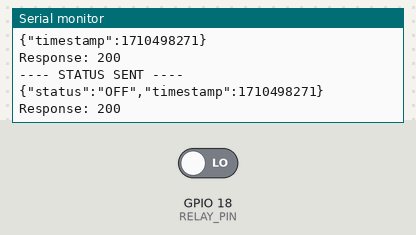
The sketch below on a simulated ESP32. On the bench: the last lines printed to the serial monitor. Inputs (shaded band) come from the test bench; at power-on: GPIO 18 (RELAY_PIN) LOW. WiFi joins after 1.5 s; servers stay silent unless stated; uploads are accepted with an empty reply; the local clock reads 2024-03-15 10:24:30 at power-on unless the sketch sets it.

Above: at 3.1 s.
3.2 s: GPIO 18 (RELAY_PIN) driven HIGH
At 4.8 s:
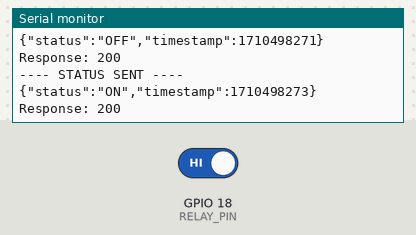
5.4 s: GPIO 18 (RELAY_PIN) driven LOW
At 6.6 s:
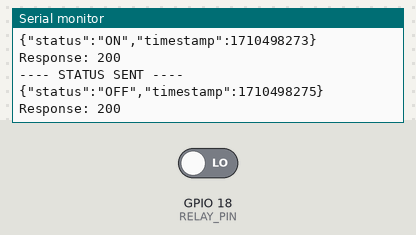

Measured:
- after the input at 3.2 s, the serial monitor: prints a new line after 0.71 s (image 1)
- after the input at 5.4 s, the serial monitor: prints a new line after 0.71 s (image 2)

The sketch:

actpulse.ino
```cpp
#include <WiFi.h>
#include <HTTPClient.h>
#include <time.h>

// ===================== CONFIGURATION =====================

// WiFi credentials
const char* WIFI_SSID = "YOUR_WIFI_NAME";
const char* WIFI_PASS = "YOUR_WIFI_PASSWORD";

// Backend configuration (IMPORTANT: use your PC IP, NOT localhost)
const char* BACKEND_URL = "http://192.168.1.112:3000";

// Device API key (must match your DeviceApiKeyGuard)
const char* API_KEY = "YOUR_DEVICE_API_KEY";

// GPIO Pins
#define RELAY_PIN 18

// Timing
#define HEARTBEAT_INTERVAL 30000   // 30 seconds
#define DEBOUNCE_DELAY 500         // 0.5 second stability check

// =========================================================

// State tracking
String lastState = "";
unsigned long lastHeartbeat = 0;

// ===================== WIFI CONNECT =====================
void connectWiFi() {
  WiFi.begin(WIFI_SSID, WIFI_PASS);
  Serial.print("Connecting to WiFi");

  while (WiFi.status() != WL_CONNECTED) {
    delay(500);
    Serial.print(".");
  }

  Serial.println("\nWiFi Connected!");
  Serial.print("IP Address: ");
  Serial.println(WiFi.localIP());
}

void ensureWiFiConnected() {
  if (WiFi.status() == WL_CONNECTED) return;

  Serial.println("WiFi disconnected. Reconnecting...");
  WiFi.disconnect();
  connectWiFi();
}

// ===================== TIME SETUP (NTP) =====================
void syncTime() {
  configTime(0, 0, "pool.ntp.org");

  Serial.print("Syncing time");
  time_t now = time(nullptr);

  while (now < 100000) {
    delay(500);
    Serial.print(".");
    now = time(nullptr);
  }

  Serial.println("\nTime synced!");
}

// ===================== GET UNIX TIMESTAMP =====================
unsigned long getTimestamp() {
  time_t now;
  time(&now);
  return (unsigned long)now;
}

// ===================== SEND STATUS =====================
void sendStatus(String state) {
  ensureWiFiConnected();
  if (WiFi.status() != WL_CONNECTED) return;

  HTTPClient http;

  String url = String(BACKEND_URL) + "/sensors/status";
  http.begin(url);

  http.addHeader("Content-Type", "application/json");
  http.addHeader("Authorization", String("ApiKey ") + API_KEY);

  unsigned long timestamp = getTimestamp();

  String payload = "{";
  payload += "\"status\":\"" + state + "\",";
  payload += "\"timestamp\":" + String(timestamp);
  payload += "}";

  int httpResponseCode = http.POST(payload);

  Serial.println("---- STATUS SENT ----");
  Serial.println(payload);
  Serial.print("Response: ");
  Serial.println(httpResponseCode);

  http.end();
}

// ===================== SEND HEARTBEAT =====================
void sendHeartbeat() {
  ensureWiFiConnected();
  if (WiFi.status() != WL_CONNECTED) return;

  HTTPClient http;

  String url = String(BACKEND_URL) + "/sensors/heartbeat";
  http.begin(url);

  http.addHeader("Content-Type", "application/json");
  http.addHeader("Authorization", String("ApiKey ") + API_KEY);

  unsigned long timestamp = getTimestamp();
  String payload = "{";
  payload += "\"timestamp\":" + String(timestamp);
  payload += "}";

  int httpResponseCode = http.POST(payload);

  Serial.println("---- HEARTBEAT SENT ----");
  Serial.println(payload);
  Serial.print("Response: ");
  Serial.println(httpResponseCode);

  http.end();
}

// ===================== READ RELAY STATE =====================
String readDeviceState() {
  int value = digitalRead(RELAY_PIN);

  // Relay logic:
  // HIGH = ON
  // LOW  = OFF

  if (value == HIGH) return "ON";
  else return "OFF";
}

// ===================== SETUP =====================
void setup() {
  Serial.begin(115200);

  pinMode(RELAY_PIN, INPUT);

  connectWiFi();
  syncTime();

  // Send initial heartbeat + state
  sendHeartbeat();

  String initialState = readDeviceState();
  lastState = initialState;

  sendStatus(initialState);
}

// ===================== LOOP =====================
void loop() {

  // 1. Read current state
  String currentState = readDeviceState();

  // 2. Detect state change
  if (currentState != lastState) {
    delay(DEBOUNCE_DELAY); // debounce

    String confirmState = readDeviceState();

    if (confirmState == currentState) {
      lastState = currentState;
      sendStatus(currentState);
    }
  }

  // 3. Heartbeat every 30 seconds
  if (millis() - lastHeartbeat > HEARTBEAT_INTERVAL) {
    sendHeartbeat();
    lastHeartbeat = millis();
  }

  delay(100);
}
```
